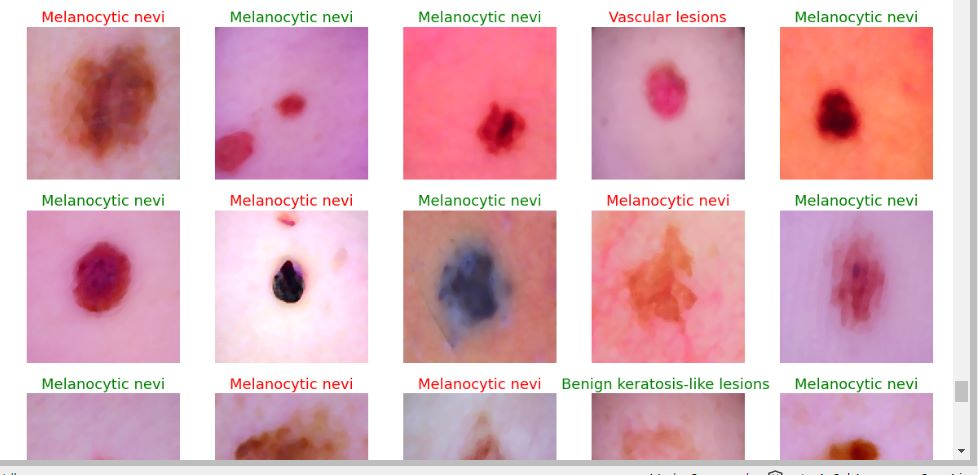
#> input picture AI/Screenshot_8.jpeg, 978 x 475 px, found by its file name
$ jupyter execute --allow-errors LAB5.ipynb
#> lines starting #> are read from the running program, lines starting #| are printed output that depends on the picture
[cell 1]
import pandas as pd
import numpy as np

#> (a cell that did not finish here is left out)

#> (a cell that did not finish here is left out)

#> (a cell that did not finish here is left out)

#> (a cell that did not finish here is left out)

#> (a cell that did not finish here is left out)

#> (a cell that did not finish here is left out)

[cell 8]
import nltk
nltk.download('stopwords')
#> (this line was passed over: nltk is not available in this run)
from nltk.corpus import stopwords
#> (the rest of this cell did not finish here and is left out)

#> (a cell that did not finish here is left out)

[cell 10]
from nltk.stem import PorterStemmer
#> (the rest of this cell did not finish here and is left out)

#> (a cell that did not finish here is left out)

#> (a cell that did not finish here is left out)

[cell 13]
from matplotlib import pyplot as plt
# x-axis values
x = [5, 2, 9, 4, 7]
# Y-axis values
y = [10, 5, 8, 4, 2]
# Function to plot
plt.plot(x,y)
# function to show the plot
plt.show()
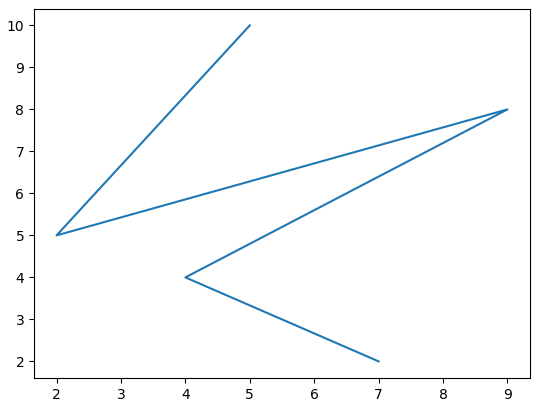
#> figure drawn by matplotlib, 1 panel

[cell 14]
plt.bar(x,y)
# function to show the plot
plt.show()
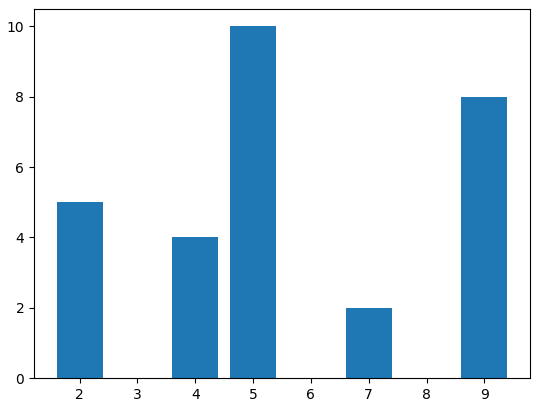
#> figure drawn by matplotlib, 1 panel; tallest bar 10 high, from x = 4.6 to 5.4

[cell 15]
plt.hist(y)
plt.show()
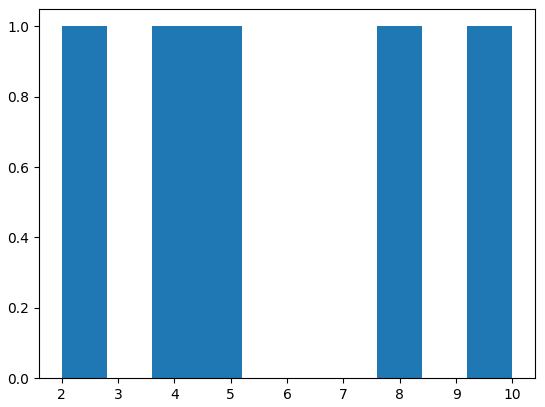
#> figure drawn by matplotlib, 1 panel

[cell 16]
plt.scatter(x, y)
# function to show the plot
plt.show()
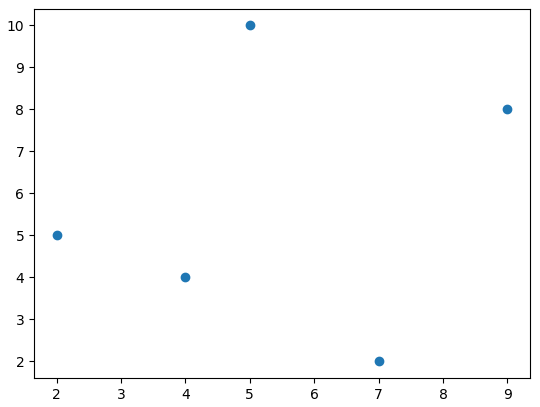
#> figure drawn by matplotlib, 1 panel

[cell 17]
import matplotlib.pyplot as plt
x = [0, 2, 4, 6]
y = [1, 3, 4, 8]
plt.plot(x,y)
plt.xlabel('x values')
plt.ylabel('y values')
plt.title('plotted x and y values')
plt.legend(['line 1'])
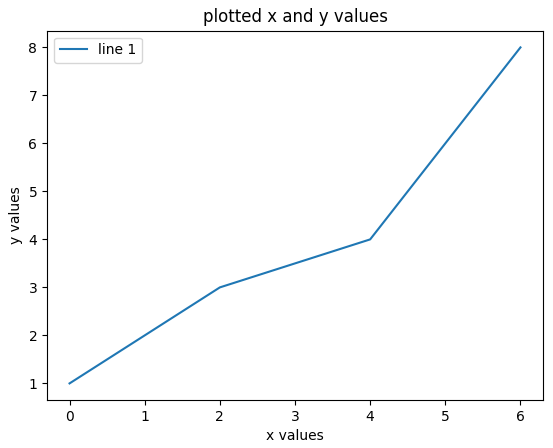
#> figure drawn by matplotlib, 1 panel

[cell 18]
import cv2
# Read RGB image
img = cv2.imread('Screenshot_8.jpeg')
#> img is the input picture: shape (475, 978, 3); mean B, G, R 190.2, 179.1, 222.7
# Output img with window name as 'image'
cv2.imshow('image', img)
# Maintain output window until user presses a key
cv2.waitKey(0)
# Destroying present windows on screen
cv2.destroyAllWindows()

[cell 19]
import matplotlib.image as mp
from matplotlib import pyplot as plt
# Read Images
img = mp.imread('Screenshot_8.jpeg')
# Output Images
plt.imshow(img)
plt.show()

[cell 20]
from PIL import Image
# Read image
img = Image.open('Screenshot_8.jpeg')
# Output Images
img.show()
# prints format of image
print(img.format)
#| JPEG
# prints mode of image
print(img.mode)
#| RGB

[cell 21]
import matplotlib.pyplot as plt
import matplotlib.image as img
# reading png image
im = img.imread('Screenshot_8.jpeg')

[cell 22]
# applying pseudocolor
# default value of colormap is used.
lum = im[:, :, 0]
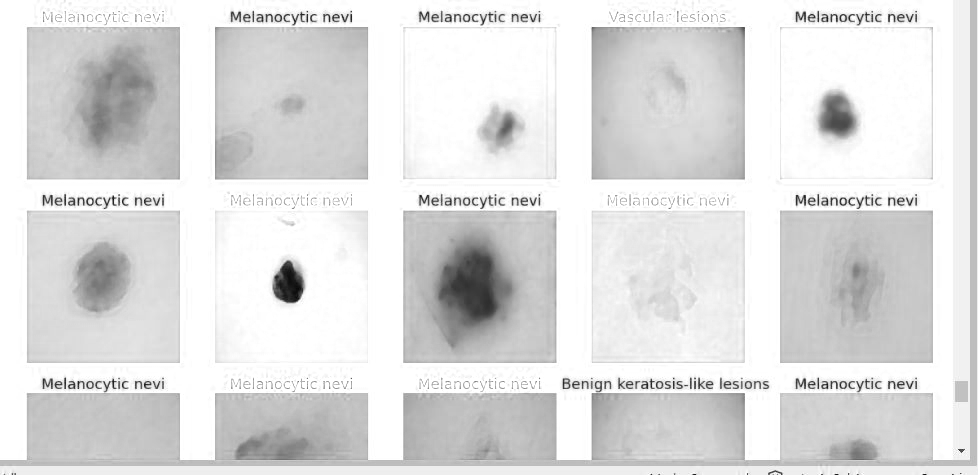
#> lum: shape (475, 978); min 8, max 255, mean 222.7
# show image
plt.imshow(lum)
plt.colorbar()
plt.show()
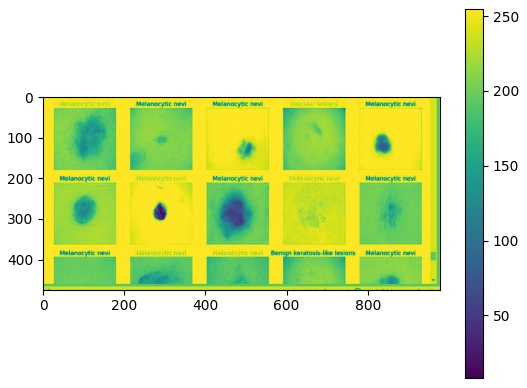
#> figure drawn by matplotlib, 2 panels

[cell 23]
import matplotlib.pyplot as plt
import matplotlib.image as img
# reading png image
im = img.imread('Screenshot_8.jpeg')
lum = im[:, :, 0]
# setting colormap as hot
plt.imshow(lum, cmap ='hot')
plt.colorbar()
plt.show()
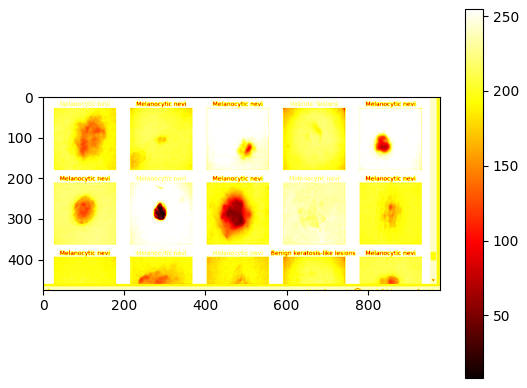
#> figure drawn by matplotlib, 2 panels
